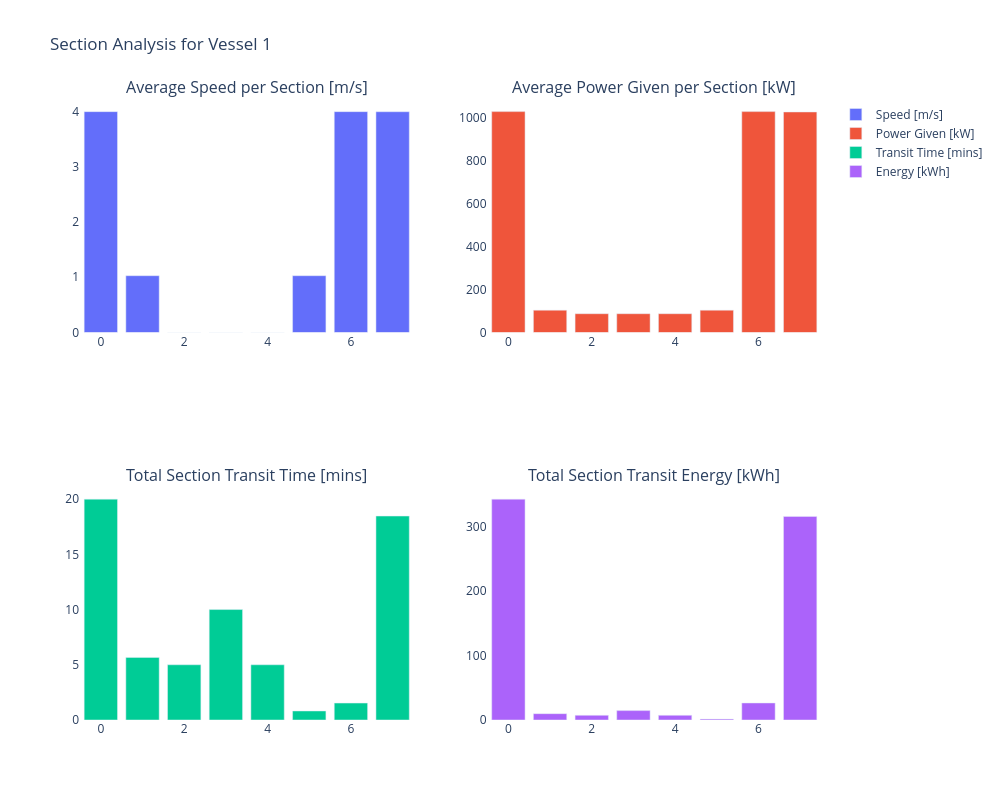
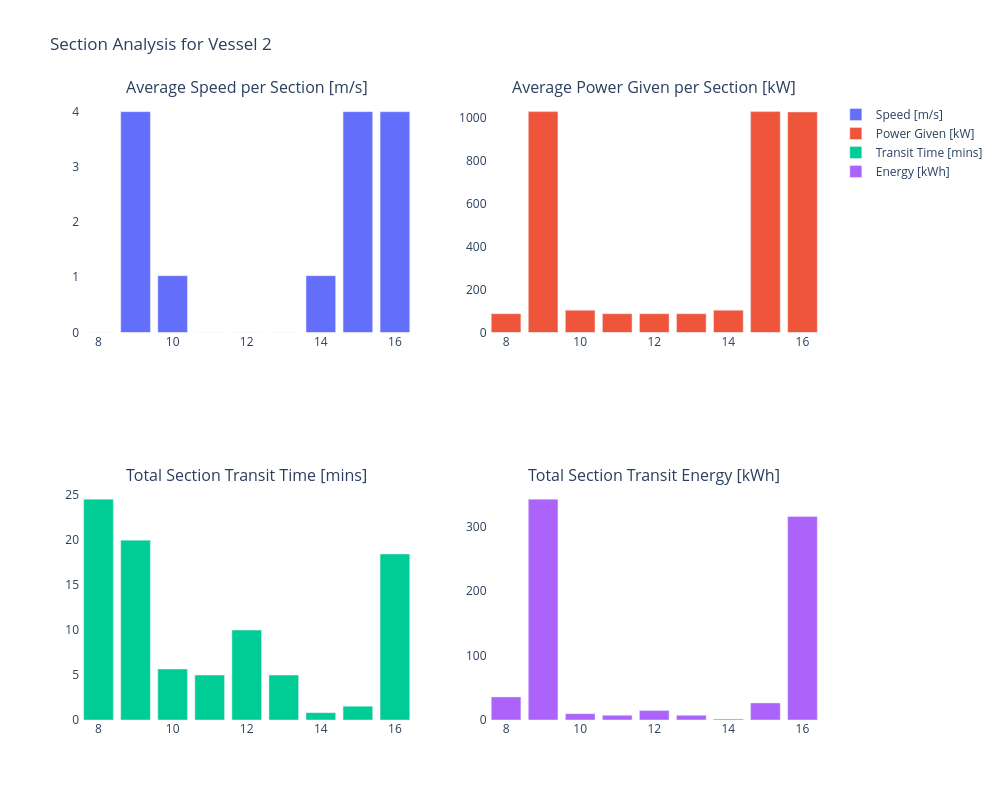

The code cell stored with these charts, in order, in its notebook:
### Markdown cell above
Like the Energy-examples, we can visualize the energy consumption per event per vessel:

### Code cell
for vessel in [vessel_1, vessel_2]:
    df_eventtable_energy_fuel_vessel = df_eventtable_energy_fuel[df_eventtable_energy_fuel['object name'] == vessel.name]
    
    # Calculate average speed
    average_speed = df_eventtable_energy_fuel_vessel['distance (m)'] / df_eventtable_energy_fuel_vessel['duration (s)']
    
    # Calculate durations in minutes
    durations = [
        (row['stop time'] - row['start time']).total_seconds() / 60
        for _, row in df_eventtable_energy_fuel_vessel.iterrows()
    ]
    
    # Create 2x2 subplot figure
    fig = make_subplots(rows=2, cols=2, subplot_titles=[
        'Average Speed per Section [m/s]',
        'Average Power Given per Section [kW]',
        'Total Section Transit Time [mins]',
        'Total Section Transit Energy [kWh]'
    ])
    
    # Add bar charts to subplots
    fig.add_trace(go.Bar(x=average_speed.index, y=average_speed, name='Speed [m/s]'), row=1, col=1)
    fig.add_trace(go.Bar(x=average_speed.index, y=df_eventtable_energy_fuel_vessel['P_given (kW)'], name='Power Given [kW]'), row=1, col=2)
    fig.add_trace(go.Bar(x=average_speed.index, y=durations, name='Transit Time [mins]'), row=2, col=1)
    fig.add_trace(go.Bar(x=average_speed.index, y=df_eventtable_energy_fuel_vessel['total_energy (kWh)'], name='Energy [kWh]'), row=2, col=2)
    
    # Update layout
    fig.update_layout(
        height=800,
        width=1000,
        title_text=f'Section Analysis for {vessel.name}',
        plot_bgcolor='white'
    )
    
    fig.show()

### Figure 1 — Plotly figure (JSON) as saved in the notebook; plotly's stock layout.template omitted (floating-point values rounded to 4 significant figures)
{"data": [{"name": "Speed [m/s]", "type": "bar", "x": [0, 1, 2, 3, 4, 5, 6, 7], "xaxis": "x", "y": [4.0, 1.029, 0.0, 0.0, 0.0, 1.029, 4.0, 3.998], "yaxis": "y"}, {"name": "Power Given [kW]", "type": "bar", "x": [0, 1, 2, 3, 4, 5, 6, 7], "xaxis": "x2", "y": [1028.0, 104.0, 87.5, 87.5, 87.5, 104.0, 1028.0, 1027.0], "yaxis": "y2"}, {"name": "Transit Time [mins]", "type": "bar", "x": [0, 1, 2, 3, 4, 5, 6, 7], "xaxis": "x3", "y": [20, 5.667, 5, 10, 5, 0.8167, 1.533, 18.47], "yaxis": "y3"}, {"name": "Energy [kWh]", "type": "bar", "x": [0, 1, 2, 3, 4, 5, 6, 7], "xaxis": "x4", "y": [342.8, 9.828, 7.292, 14.58, 7.292, 1.404, 26.42, 316.0], "yaxis": "y4"}], "layout": {"annotations": [{"font": {"size": 16}, "showarrow": false, "text": "Average Speed per Section [m/s]", "x": 0.225, "xanchor": "center", "xref": "paper", "y": 1, "yanchor": "bottom", "yref": "paper"}, {"font": {"size": 16}, "showarrow": false, "text": "Average Power Given per Section [kW]", "x": 0.775, "xanchor": "center", "xref": "paper", "y": 1, "yanchor": "bottom", "yref": "paper"}, {"font": {"size": 16}, "showarrow": false, "text": "Total Section Transit Time [mins]", "x": 0.225, "xanchor": "center", "xref": "paper", "y": 0.375, "yanchor": "bottom", "yref": "paper"}, {"font": {"size": 16}, "showarrow": false, "text": "Total Section Transit Energy [kWh]", "x": 0.775, "xanchor": "center", "xref": "paper", "y": 0.375, "yanchor": "bottom", "yref": "paper"}], "height": 800, "plot_bgcolor": "white", "title": {"text": "Section Analysis for Vessel 1"}, "width": 1000, "xaxis": {"anchor": "y", "domain": [0, 0.45]}, "xaxis2": {"anchor": "y2", "domain": [0.55, 1]}, "xaxis3": {"anchor": "y3", "domain": [0, 0.45]}, "xaxis4": {"anchor": "y4", "domain": [0.55, 1]}, "yaxis": {"anchor": "x", "domain": [0.625, 1]}, "yaxis2": {"anchor": "x2", "domain": [0.625, 1]}, "yaxis3": {"anchor": "x3", "domain": [0, 0.375]}, "yaxis4": {"anchor": "x4", "domain": [0, 0.375]}}}

### Figure 2 — Plotly figure (JSON) as saved in the notebook; plotly's stock layout.template omitted (floating-point values rounded to 4 significant figures)
{"data": [{"name": "Speed [m/s]", "type": "bar", "x": [8, 9, 10, 11, 12, 13, 14, 15, 16], "xaxis": "x", "y": [0.0, 4.0, 1.029, 0.0, 0.0, 0.0, 1.029, 4.0, 3.998], "yaxis": "y"}, {"name": "Power Given [kW]", "type": "bar", "x": [8, 9, 10, 11, 12, 13, 14, 15, 16], "xaxis": "x2", "y": [87.5, 1028.0, 104.0, 87.5, 87.5, 87.5, 104.0, 1028.0, 1027.0], "yaxis": "y2"}, {"name": "Transit Time [mins]", "type": "bar", "x": [8, 9, 10, 11, 12, 13, 14, 15, 16], "xaxis": "x3", "y": [24.57, 20, 5.667, 5, 10, 5, 0.8167, 1.533, 18.47], "yaxis": "y3"}, {"name": "Energy [kWh]", "type": "bar", "x": [8, 9, 10, 11, 12, 13, 14, 15, 16], "xaxis": "x4", "y": [35.82, 342.8, 9.828, 7.292, 14.58, 7.292, 1.404, 26.42, 316.0], "yaxis": "y4"}], "layout": {"annotations": [{"font": {"size": 16}, "showarrow": false, "text": "Average Speed per Section [m/s]", "x": 0.225, "xanchor": "center", "xref": "paper", "y": 1, "yanchor": "bottom", "yref": "paper"}, {"font": {"size": 16}, "showarrow": false, "text": "Average Power Given per Section [kW]", "x": 0.775, "xanchor": "center", "xref": "paper", "y": 1, "yanchor": "bottom", "yref": "paper"}, {"font": {"size": 16}, "showarrow": false, "text": "Total Section Transit Time [mins]", "x": 0.225, "xanchor": "center", "xref": "paper", "y": 0.375, "yanchor": "bottom", "yref": "paper"}, {"font": {"size": 16}, "showarrow": false, "text": "Total Section Transit Energy [kWh]", "x": 0.775, "xanchor": "center", "xref": "paper", "y": 0.375, "yanchor": "bottom", "yref": "paper"}], "height": 800, "plot_bgcolor": "white", "title": {"text": "Section Analysis for Vessel 2"}, "width": 1000, "xaxis": {"anchor": "y", "domain": [0, 0.45]}, "xaxis2": {"anchor": "y2", "domain": [0.55, 1]}, "xaxis3": {"anchor": "y3", "domain": [0, 0.45]}, "xaxis4": {"anchor": "y4", "domain": [0.55, 1]}, "yaxis": {"anchor": "x", "domain": [0.625, 1]}, "yaxis2": {"anchor": "x2", "domain": [0.625, 1]}, "yaxis3": {"anchor": "x3", "domain": [0, 0.375]}, "yaxis4": {"anchor": "x4", "domain": [0, 0.375]}}}
